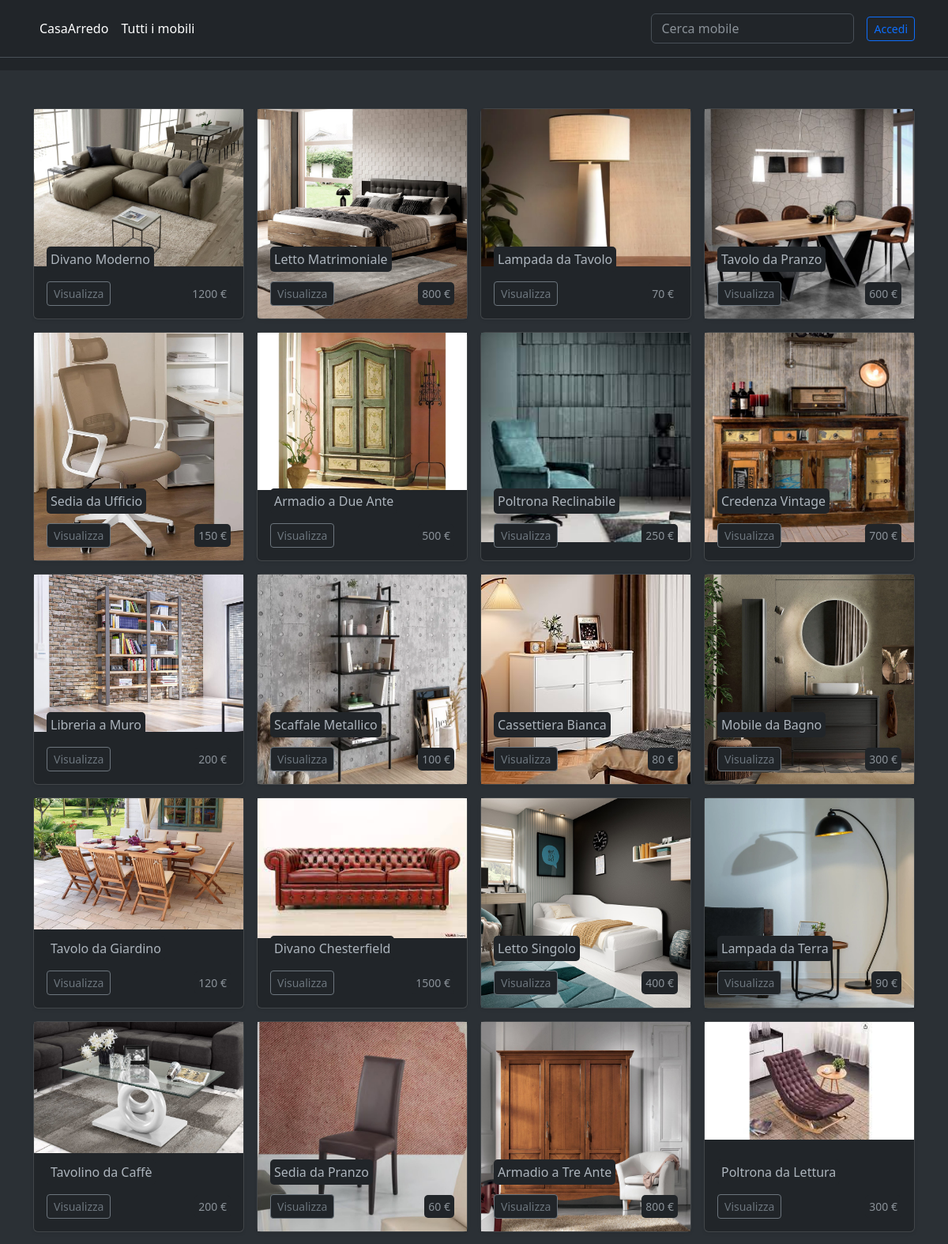
/src/view/visualizzaPerCategoria.php (upper part), run on the app's committed database.
### tables this page shows
CREATE TABLE IF NOT EXISTS `prodotti` (
  `id` int(11) NOT NULL AUTO_INCREMENT,
  `nome` varchar(30) NOT NULL,
  `descrizione` varchar(250) DEFAULT NULL,
  `prezzo` double NOT NULL,
  `id_categoria` int(11) DEFAULT NULL,
  `id_prodotto` int(11) DEFAULT NULL,
  PRIMARY KEY (`id`),
  KEY `id_categoria` (`id_categoria`),
  KEY `id_prodotto` (`id_prodotto`),
  CONSTRAINT `prodotti_ibfk_1` FOREIGN KEY (`id_categoria`) REFERENCES `categoria` (`id`),
  CONSTRAINT `prodotti_ibfk_2` FOREIGN KEY (`id_prodotto`) REFERENCES `prodotti` (`id`)
);

CREATE TABLE IF NOT EXISTS `immagini_prodotti` (
  `id` int(11) NOT NULL AUTO_INCREMENT,
  `path_immagine` varchar(255) NOT NULL,
  `id_prodotti` int(11) NOT NULL,
  PRIMARY KEY (`id`),
  KEY `id_prodotti` (`id_prodotti`),
  CONSTRAINT `immagini_prodotti_ibfk_1` FOREIGN KEY (`id_prodotti`) REFERENCES `prodotti` (`id`)
);

### src/model/letturaDB/letturaDB.php (called while the page is built, shortened)
<?php
include $_SERVER["DOCUMENT_ROOT"] . '/PHP/e-commerce_mobili/src/model/connessione.php';
include $_SERVER["DOCUMENT_ROOT"] . '/PHP/e-commerce_mobili/src/model/collections/classeProdottoCollection.php';
$conn = new mysqli($hostname, $username, $password, $dbname);
function getProdotti()
{
    global $conn;
    $prodotti = new ProdottoCollection();
    $query = "SELECT * FROM prodotti";
    $risultato = $conn->query($query);
    if ($risultato->num_rows > 0) {
        while ($prod = $risultato->fetch_assoc()) {
            $prodotti->aggiungiProdotto(new Prodotti($prod["id"], $prod["nome"], $prod["descrizione"], $prod["prezzo"], $prod["id_categoria"], $prod["id_prodotto"]));
        }
    }
    return $prodotti;
}
function getImmagini_prodotti()
{
    global $conn;
    $immagini_prodotto = new Immagine_ProdottoCollection();
    $query = "SELECT * FROM immagini_prodotti";
    $risultato = $conn->query($query);
    if ($risultato->num_rows > 0) {
        while ($imm = $risultato->fetch_assoc()) {
            $immagini_prodotto->aggiungiImmagine(new Immagine_Prodotto($imm["id"], $imm["path_immagine"], $imm["id_prodotti"]));
        }
    }
    return $immagini_prodotto;
}
?>

### src/controller/letturaDati.php (called while the page is built, shortened)
<?php
    include $_SERVER["DOCUMENT_ROOT"] . "/PHP/e-commerce_mobili/src/model/letturaDB/letturaDB.php";
    function selezionaProdotti(){
        return getProdotti()->getProdotti();
    }
    function selezionaImmaginiProdotti(){
        return getImmagini_prodotti()->getImmagini();
    }
?>

### src/model/collections/classeProdottoCollection.php (called while the page is built, shortened)
<?php
    include $_SERVER["DOCUMENT_ROOT"] . '/PHP/e-commerce_mobili/src/model/classi/classeProdotto.php';
    class ProdottoCollection {
        private $prodotti = [];
        public function aggiungiProdotto(Prodotti $prodotto) {
            $this->prodotti[] = $prodotto;
        }
        public function getProdotti() {
            return $this->prodotti;
        }
    }
    class Immagine_ProdottoCollection {
        private $immagini = [];
        public function aggiungiImmagine(Immagine_Prodotto $immagine) {
            $this->immagini[] = $immagine;
        }
        public function getImmagini() {
            return $this->immagini;
        }
    }
?>

### src/model/classi/classeProdotto.php (called while the page is built, shortened)
<?php
    class Prodotti {
        private $id;
        private $nome;
        private $prezzo;
        private $idCategoria;
        private $idProdotto;
        public function __construct($id, $nome, $descrizione, $prezzo, $idCategoria, $idProdotto) {
            $this->id = $id;
            $this->nome = $nome;
            $this->prezzo = $prezzo;
            $this->idCategoria = $idCategoria;
            $this->idProdotto = $idProdotto;
        }
        public function getId() {
            return $this->id;
        }
        public function getNome() {
            return $this->nome;
        }
        public function getPrezzo() {
            return $this->prezzo;
        }
        public function getIdCategoria() {
            return $this->idCategoria;
        }
        public function getIdProdotto() {
            return $this->idProdotto;
        }
    }
    class Immagine_Prodotto {
        public $path_immagine;
        public function __construct($id, $path_immagine, $id_prodotti) {
            $this->path_immagine = $path_immagine;
        }
        public function getpath_immagine(){
            return $this->path_immagine;
        }
    }
?>

### src/view/visualizzaPerCategoria.php (the view, shortened to what this page needs)
<?php
    include '../controller/letturaDati.php';
?>
<!DOCTYPE html>
<html lang="en" data-bs-theme="dark">
    <head>
        <link href="https://cdn.jsdelivr.net/npm/bootstrap@5.3.2/dist/css/bootstrap.min.css" rel="stylesheet">
        <link href="https://getbootstrap.com/docs/5.3/assets/css/docs.css" rel="stylesheet" />
        <link rel="stylesheet" href="https://cdnjs.cloudflare.com/ajax/libs/twitter-bootstrap/5.3.0/css/bootstrap.min.css">
        <link rel="stylesheet" href="https://cdn.datatables.net/1.13.7/css/dataTables.bootstrap5.min.css">
    </head>
    <body>
        <header class="p-3 mb-3 border-bottom">
            <div class="container">
                <div class="d-flex flex-wrap align-items-center justify-content-center justify-content-lg-start">
                    <ul class="nav col-12 col-lg-auto me-lg-auto mb-2 justify-content-center mb-md-0">
                        <li><a href="./index.php" class="nav-link px-2 link-body-emphasis">CasaArredo</a></li>
                        <li><a href="./visualizzaPerCategoria.php" class="nav-link px-2 link-body-emphasis">Tutti i mobili</a></li>
                    </ul>
                    <form class="col-12 col-lg-auto mb-3 mb-lg-0 me-lg-3" role="search">
                        <input type="search" class="form-control" placeholder="Cerca mobile" aria-label="Search">
                    </form>
                    <div class="dropdown text-end">
                        <?php
                            if(isset($_SESSION["RUOLO"])){
                                $nome = $_SESSION["NOME_COGNOME"];
                                echo    "<a href='#' class='d-block link-body-emphasis text-decoration-none dropdown-toggle' data-bs-toggle='dropdown' aria-expanded='false'>
                                            <img src='../immagini/user_image/user.jpg' alt='mdo' width='32' height='32' class='rounded-circle'>
                                            $nome
                                        </a>";
                                echo    "<ul class='dropdown-menu text-small'>
                                            <li><a class='dropdown-item' href='./visualizzaCarrello.php'>Carrello</a></li>
                                            <li><a class='dropdown-item' href='./visualizzaOrdini.php'>Ordini</a></li>
                                            <li><a class='dropdown-item' href='./profilo.php'>Profilo</a></li>";
                                if($_SESSION["RUOLO"] === "ADMIN"){
                                    echo "<li><hr class='dropdown-divider'></li>";
                                    echo "<li><a class='dropdown-item' href='./admin.php'>Sezione amministratore</a></li>";
                                }
                                echo        "<li><hr class='dropdown-divider'></li>
                                            <li><a class='dropdown-item' href='../controller/logout.php'>Esci</a></li>
                                        </ul>";
                            }else{
                                echo "<a href='./login.html'><button type='button' class='btn btn-sm btn-outline-primary'>Accedi</button></a>";
                            }
                        ?>
                    </div>
                </div>
            </div>
        </header>
        <main>
            <div class="album py-5 bg-body-tertiary">
                <form action="dettaglioMobile.php" method="POST">
                    <div class="container">
                        <div class="row row-cols-1 row-cols-sm-2 row-cols-md-4 g-3">
                            <?php
                                $tuttiMobili = false;
                                $id_cat = "";
                                if(isset($_POST["categoria"]) && $_POST["categoria"] !== "null"){
                                    $id_cat = $_POST["categoria"];
                                }else{
                                    $tuttiMobili = true;
                                }
                                $listaProdotti = selezionaProdotti();
                                $listaImmagini = selezionaImmaginiProdotti();
                                for ($i=0; $i < count($listaProdotti); $i++) {
                                    $id = $listaProdotti[$i]->getId();
                                    $nome = $listaProdotti[$i]->getNome();
                                    $prezzo = $listaProdotti[$i]->getPrezzo();
                                    if(($listaProdotti[$i]->getIdCategoria() == $id_cat || $tuttiMobili)  && $listaProdotti[$i]->getIdProdotto() == ""){
                                        $path = "";
                                        for ($j=0; $j < count($listaImmagini); $j++) {
                                            if($listaImmagini[$j]->getId_prodotti() == $id){
                                                $path = $listaImmagini[$j]->getpath_immagine();
                                            }
                                        }
                                        echo    "<div class='col'>
                                                    <div class='card shadow-sm' style='position: relative;'>
                                                        <img src='../immagini/prodotti/$path' alt='immagine prodotto'>
                                                        <div class='card-body mt-auto' style='position: absolute; bottom: 0; width: 100%;'>
                                                            <p class='card-text'>
                                                                <span  class= 'bg-dark' style='padding: 5px; border-radius: 5px;'>
                                                                    $nome
                                                                </span>
                                                            </p>
                                                            <div class='d-flex justify-content-between align-items-center mt-auto'>
                                                                <button type='submit' class='btn btn-sm btn-outline-secondary btn-dark' name='mobile' value='$id'>Visualizza</button>
                                                                <small class='text-body-secondary'>
                                                                    <span  class= 'bg-dark' style='padding: 5px; border-radius: 5px;'>
                                                                        $prezzo €
                                                                    </span>
                                                                </small>
                                                            </div>
                                                        </div>
                                                    </div>
                                                </div>";
                                    }
                                }
                            ?>
                        </div>
                    </div>
                </form>
            </div>
        </main>
    </body>
</html>

### src/view/visualizzaPerCategoria.php (style rules this page uses)
.card { display: flex; flex-direction: column; height: 100%; }
.card img { flex-shrink: 0; max-height: 100%; object-fit: cover; }
.card-body { margin-top: auto; }

### data on the page
prodotti: immagini_prodotti.path_immagine (picture), nome "Divano Moderno", $id 1 (drawn), prezzo "1200"
prodotti: immagini_prodotti.path_immagine (picture), nome "Letto Matrimoniale", $id 2 (drawn), prezzo "800"
prodotti: immagini_prodotti.path_immagine (picture), nome "Lampada da Tavolo", $id 3 (drawn), prezzo "70"
prodotti: immagini_prodotti.path_immagine (picture), nome "Tavolo da Pranzo", $id 4 (drawn), prezzo "600"
prodotti: immagini_prodotti.path_immagine (picture), nome "Sedia da Ufficio", $id 5 (drawn), prezzo "150"
prodotti: immagini_prodotti.path_immagine (picture), nome "Armadio a Due Ante", $id 6 (drawn), prezzo "500"
prodotti: immagini_prodotti.path_immagine (picture), nome "Poltrona Reclinabile", $id 7 (drawn), prezzo "250"
prodotti: immagini_prodotti.path_immagine (picture), nome "Credenza Vintage", $id 8 (drawn), prezzo "700"
prodotti: immagini_prodotti.path_immagine (picture), nome "Libreria a Muro", $id 9 (drawn), prezzo "200"
prodotti: immagini_prodotti.path_immagine (picture), nome "Scaffale Metallico", $id 10 (drawn), prezzo "100"
prodotti: immagini_prodotti.path_immagine (picture), nome "Cassettiera Bianca", $id 11 (drawn), prezzo "80"
prodotti: immagini_prodotti.path_immagine (picture), nome "Mobile da Bagno", $id 12 (drawn), prezzo "300"
prodotti: immagini_prodotti.path_immagine (picture), nome "Tavolo da Giardino", $id 13 (drawn), prezzo "120"
prodotti: immagini_prodotti.path_immagine (picture), nome "Divano Chesterfield", $id 14 (drawn), prezzo "1500"
prodotti: immagini_prodotti.path_immagine (picture), nome "Letto Singolo", $id 15 (drawn), prezzo "400"
prodotti: immagini_prodotti.path_immagine (picture), nome "Lampada da Terra", $id 16 (drawn), prezzo "90"
prodotti: immagini_prodotti.path_immagine (picture), nome "Tavolino da Caffè", $id 17 (drawn), prezzo "200"
prodotti: immagini_prodotti.path_immagine (picture), nome "Sedia da Pranzo", $id 18 (drawn), prezzo "60"
prodotti: immagini_prodotti.path_immagine (picture), nome "Armadio a Tre Ante", $id 19 (drawn), prezzo "800"
prodotti: immagini_prodotti.path_immagine (picture), nome "Poltrona da Lettura", $id 20 (drawn), prezzo "300"
